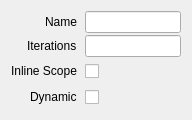
<?xml version="1.0" encoding="UTF-8"?>
<ui version="4.0">
 <class>GroupProperties</class>
 <widget class="QWidget" name="GroupProperties">
  <property name="geometry">
   <rect>
    <x>0</x>
    <y>0</y>
    <width>192</width>
    <height>102</height>
   </rect>
  </property>
  <layout class="QVBoxLayout" name="verticalLayout">
   <item>
    <layout class="QFormLayout" name="formLayout">
     <property name="labelAlignment">
      <set>Qt::AlignRight|Qt::AlignTrailing|Qt::AlignVCenter</set>
     </property>
     <property name="horizontalSpacing">
      <number>8</number>
     </property>
     <property name="verticalSpacing">
      <number>2</number>
     </property>
     <property name="leftMargin">
      <number>0</number>
     </property>
     <property name="topMargin">
      <number>0</number>
     </property>
     <property name="rightMargin">
      <number>0</number>
     </property>
     <property name="bottomMargin">
      <number>0</number>
     </property>
     <item row="1" column="0">
      <widget class="QLabel" name="labelIterations">
       <property name="text">
        <string>Iterations</string>
       </property>
      </widget>
     </item>
     <item row="1" column="1">
      <widget class="ExpressionLineEdit" name="iterations"/>
     </item>
     <item row="3" column="0">
      <widget class="QLabel" name="labelInlineScope">
       <property name="text">
        <string>Inline Scope</string>
       </property>
      </widget>
     </item>
     <item row="3" column="1">
      <widget class="QCheckBox" name="inlineScope">
       <property name="minimumSize">
        <size>
         <width>0</width>
         <height>24</height>
        </size>
       </property>
      </widget>
     </item>
     <item row="0" column="1">
      <widget class="QLineEdit" name="name"/>
     </item>
     <item row="0" column="0">
      <widget class="QLabel" name="labelName">
       <property name="text">
        <string>Name</string>
       </property>
      </widget>
     </item>
     <item row="4" column="0">
      <widget class="QLabel" name="labelDynamic">
       <property name="text">
        <string>Dynamic</string>
       </property>
      </widget>
     </item>
     <item row="4" column="1">
      <widget class="QCheckBox" name="dynamic">
       <property name="minimumSize">
        <size>
         <width>0</width>
         <height>24</height>
        </size>
       </property>
      </widget>
     </item>
    </layout>
   </item>
  </layout>
 </widget>
 <customwidgets>
  <customwidget>
   <class>ExpressionLineEdit</class>
   <extends>QLineEdit</extends>
   <header>session/ExpressionLineEdit.h</header>
  </customwidget>
 </customwidgets>
 <resources/>
 <connections/>
</ui>
